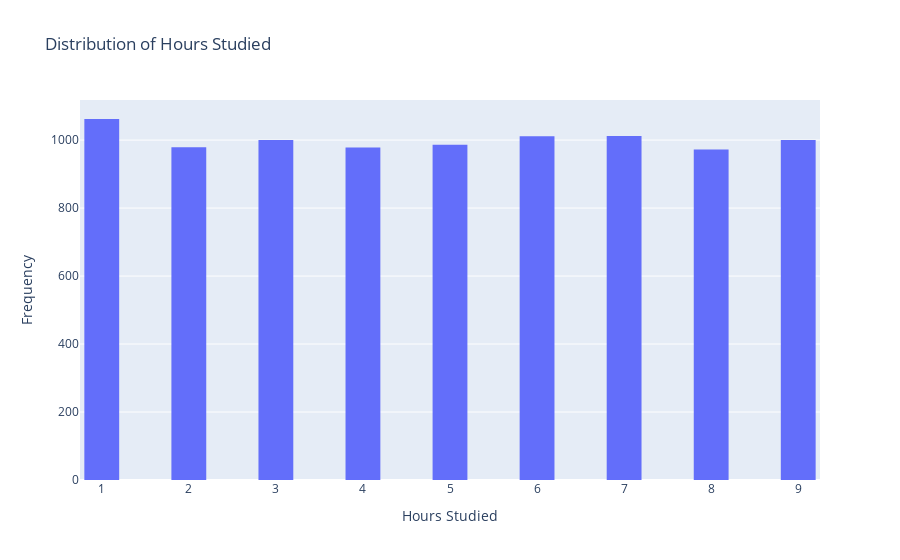
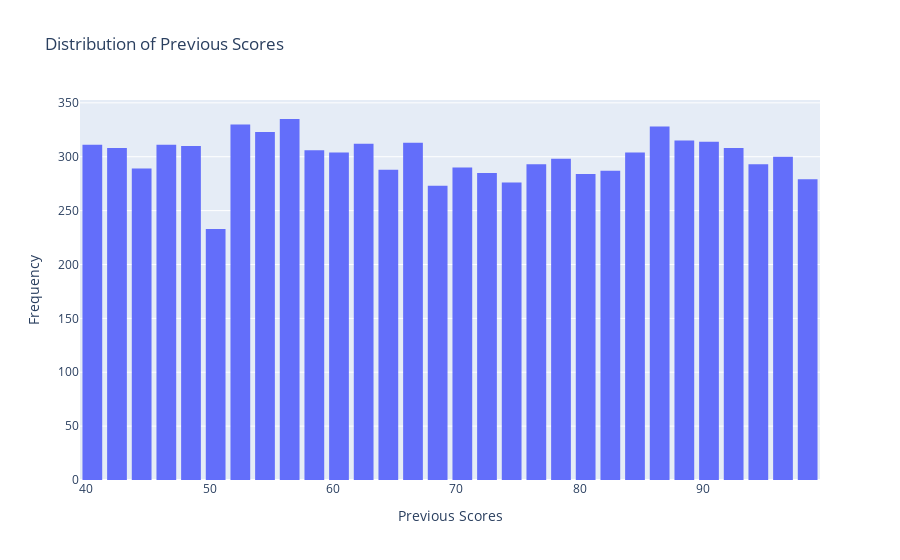
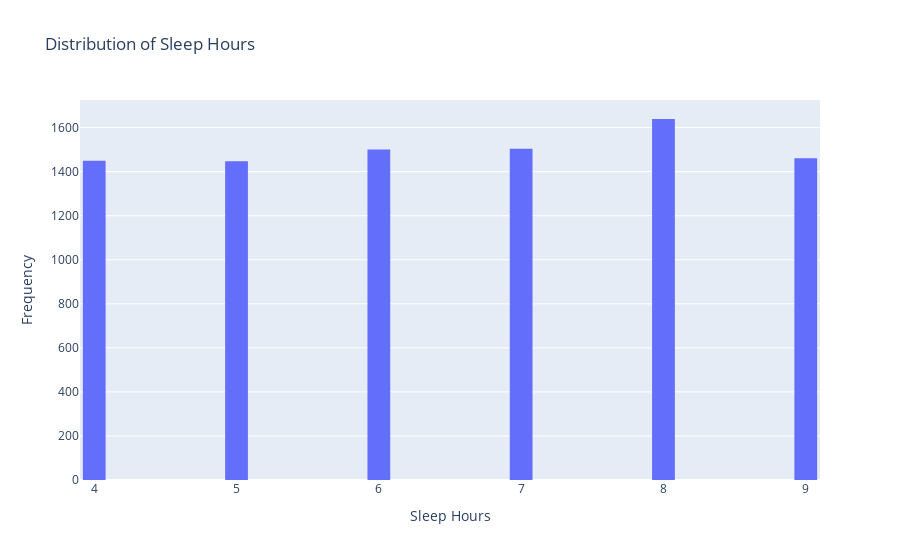
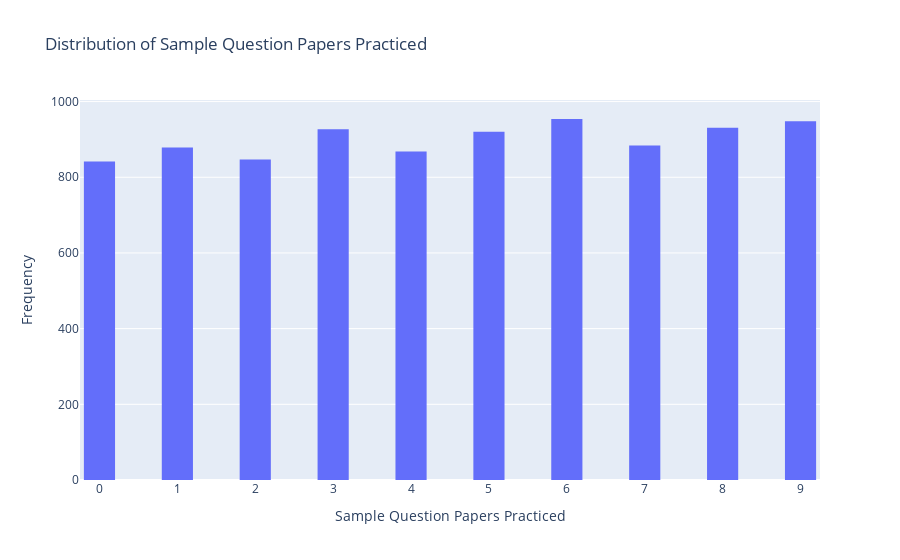

These figures' notebook cell, in order:
### Code cell
# Lấy các đặc trưng số để vẽ biểu đồ histogram
numeric_features = [
    "Hours Studied",
    "Previous Scores",
    "Sleep Hours",
    "Sample Question Papers Practiced",
]

# Tạo biểu đồ histogram cho mỗi đặc trưng
for feature in numeric_features:
    # Tạo biểu đồ histogram
    fig = go.Figure(data=[go.Histogram(x=train[feature], nbinsx=30)])

    # Thay đổi tiêu đề và các tùy chọn hiển thị
    fig.update_layout(
        title=f"Distribution of {feature}",
        xaxis_title=feature,
        yaxis_title="Frequency",
        bargap=0.2,  # Khoảng cách giữa các thanh trong histogram
    )

    # Hiển thị biểu đồ
    fig.show()

### Figure 1 — Plotly figure (JSON) as saved in the notebook; plotly's stock layout.template omitted (floating-point values rounded to 4 significant figures; data arrays with more than 128 entries replaced by an {"elided": "..."} marker saying what was removed)
{"data": [{"nbinsx": 30, "type": "histogram", "x": {"elided": "9000 int values"}}], "layout": {"bargap": 0.2, "title": {"text": "Distribution of Hours Studied"}, "xaxis": {"title": {"text": "Hours Studied"}}, "yaxis": {"title": {"text": "Frequency"}}}}

### Figure 2 — Plotly figure (JSON) as saved in the notebook; plotly's stock layout.template omitted (floating-point values rounded to 4 significant figures; data arrays with more than 128 entries replaced by an {"elided": "..."} marker saying what was removed)
{"data": [{"nbinsx": 30, "type": "histogram", "x": {"elided": "9000 int values"}}], "layout": {"bargap": 0.2, "title": {"text": "Distribution of Previous Scores"}, "xaxis": {"title": {"text": "Previous Scores"}}, "yaxis": {"title": {"text": "Frequency"}}}}

### Figure 3 — Plotly figure (JSON) as saved in the notebook; plotly's stock layout.template omitted (floating-point values rounded to 4 significant figures; data arrays with more than 128 entries replaced by an {"elided": "..."} marker saying what was removed)
{"data": [{"nbinsx": 30, "type": "histogram", "x": {"elided": "9000 int values"}}], "layout": {"bargap": 0.2, "title": {"text": "Distribution of Sleep Hours"}, "xaxis": {"title": {"text": "Sleep Hours"}}, "yaxis": {"title": {"text": "Frequency"}}}}

### Figure 4 — Plotly figure (JSON) as saved in the notebook; plotly's stock layout.template omitted (floating-point values rounded to 4 significant figures; data arrays with more than 128 entries replaced by an {"elided": "..."} marker saying what was removed)
{"data": [{"nbinsx": 30, "type": "histogram", "x": {"elided": "9000 int values"}}], "layout": {"bargap": 0.2, "title": {"text": "Distribution of Sample Question Papers Practiced"}, "xaxis": {"title": {"text": "Sample Question Papers Practiced"}}, "yaxis": {"title": {"text": "Frequency"}}}}
